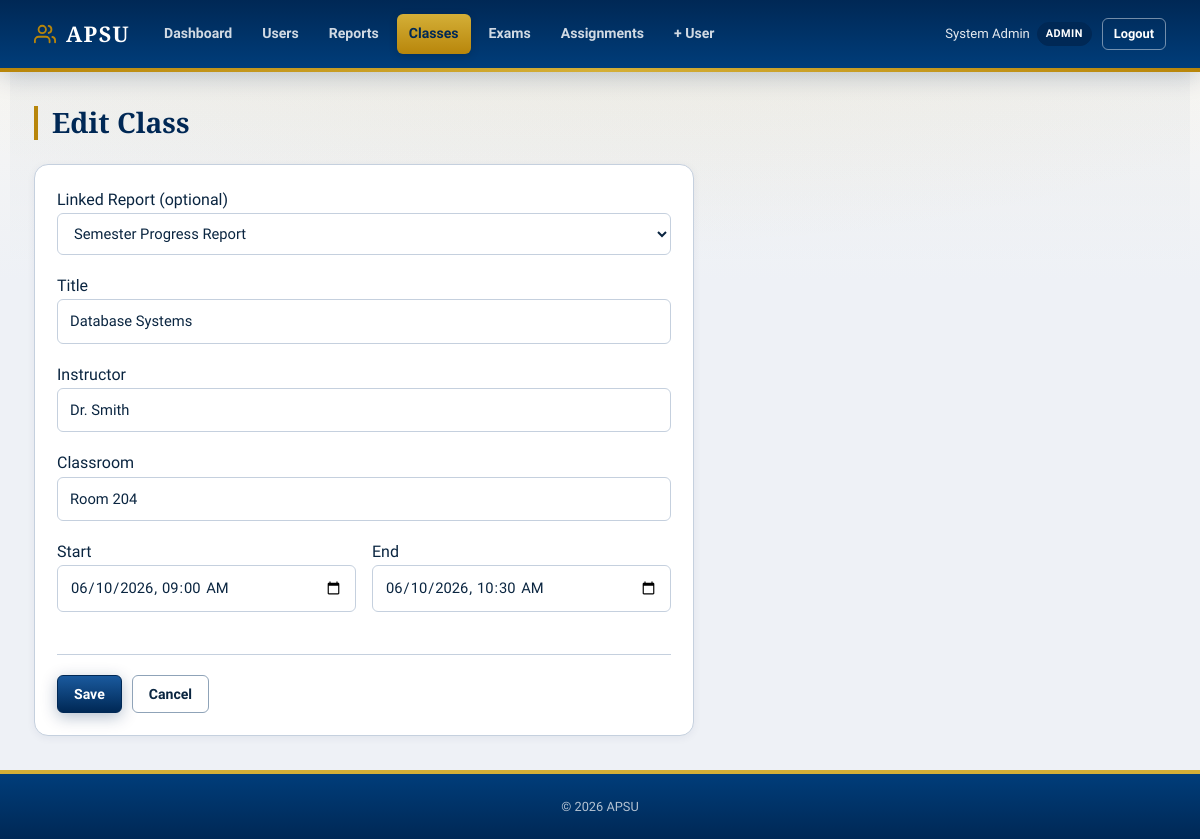
Page /classes/index.php?action=edit&id=1 (signed in) on the committed database.
### tables this page shows
CREATE TABLE scheduled_classes (
    id          INT AUTO_INCREMENT PRIMARY KEY,
    report_id   INT NULL,
    user_id     INT NOT NULL,
    title       VARCHAR(255) NOT NULL,
    instructor  VARCHAR(255) NOT NULL,
    classroom   VARCHAR(255) NOT NULL,
    start_time  DATETIME NOT NULL,
    end_time    DATETIME NOT NULL,
    created_at  TIMESTAMP NOT NULL DEFAULT CURRENT_TIMESTAMP,
    FOREIGN KEY (report_id) REFERENCES reports(id) ON DELETE SET NULL,
    FOREIGN KEY (user_id) REFERENCES users(id) ON DELETE CASCADE
);

CREATE TABLE reports (
    id          INT AUTO_INCREMENT PRIMARY KEY,
    user_id     INT NOT NULL,
    title       VARCHAR(255) NOT NULL,
    subject     VARCHAR(255) NOT NULL,
    priority    ENUM('Low', 'Medium', 'High') NOT NULL DEFAULT 'Medium',
    assign_date DATE NOT NULL,
    due_date    DATE NOT NULL,
    status      ENUM('Pending', 'In Progress', 'Completed') NOT NULL DEFAULT 'Pending',
    created_at  TIMESTAMP NOT NULL DEFAULT CURRENT_TIMESTAMP,
    FOREIGN KEY (user_id) REFERENCES users(id) ON DELETE CASCADE
);

### classes/model/ScheduledClass.php (called while the page is built, shortened)
<?php
class ScheduledClass
{
    private PDO $pdo;
    public function __construct(PDO $pdo)
    {
        $this->pdo = $pdo;
    }
    public function getById(int $id): ?array
    {
        $stmt = $this->pdo->prepare('SELECT * FROM scheduled_classes WHERE id = ?');
        $stmt->execute([$id]);
        return $stmt->fetch() ?: null;
    }
    public function reportOptions(): array
    {
        return $this->pdo->query('SELECT id, title FROM reports ORDER BY title')->fetchAll();
    }
}

### classes/views/form.php (the view)
<?php
require __DIR__ . '/../../includes/header.php'; ?>
<div class="page-header"><h1 class="page-title"><?= htmlspecialchars($pageTitle) ?></h1></div>
<div class="card form-card"><div class="card-body">
<form method="POST">
<div class="form-group"><label>Linked Report (optional)</label>
<select name="report_id" class="form-control"><option value="">— None —</option>
<?php foreach ($reports as $r): ?><option value="<?= (int)$r['id'] ?>" <?= (int)($row['report_id'] ?? 0) === (int)$r['id'] ? 'selected' : '' ?>><?= htmlspecialchars($r['title']) ?></option><?php endforeach; ?>
</select></div>
<div class="form-group"><label>Title</label><input name="title" class="form-control" required value="<?= htmlspecialchars($row['title'] ?? '') ?>"></div>
<div class="form-group"><label>Instructor</label><input name="instructor" class="form-control" required value="<?= htmlspecialchars($row['instructor'] ?? '') ?>"></div>
<div class="form-group"><label>Classroom</label><input name="classroom" class="form-control" required value="<?= htmlspecialchars($row['classroom'] ?? '') ?>"></div>
<div class="form-row">
<div class="form-group"><label>Start</label><input type="datetime-local" name="start_time" class="form-control" required value="<?= isset($row['start_time']) ? date('Y-m-d\TH:i', strtotime($row['start_time'])) : '' ?>"></div>
<div class="form-group"><label>End</label><input type="datetime-local" name="end_time" class="form-control" required value="<?= isset($row['end_time']) ? date('Y-m-d\TH:i', strtotime($row['end_time'])) : '' ?>"></div>
</div>
<div class="form-actions"><button class="btn btn-primary">Save</button><a href="index.php" class="btn btn-outline">Cancel</a></div>
</form>
</div></div>
<?php require __DIR__ . '/../../includes/footer.php'; ?>

### assets/css/style.css (style rules this page uses)
*, *::before, *::after { box-sizing: border-box; margin: 0; padding: 0; }
:root { --color-navy: #002855; --color-navy-mid: #003d7a; --color-navy-light: #1a5a9e; --color-gold: #b8860b; --color-gold-bright: #d4af37; --color-gold-light: #f5ecd4; --color-cream: #faf8f3; --color-maroon: #6b1f2a; --color-bg: #eef1f6; --color-surface: #ffffff; --color-soft: #e4eaf2; --color-border: #c5d0de; --color-border-dark: #8fa3b8; --color-text: #0a2540; --color-text-muted: #3d5266; --color-text-light: #5c7083; --color-primary: #002855; --color-primary-h: #001d3d; --color-primary-lt: #e8eef6; --color-success: #166534; --color-success-lt: #dcfce7; --color-warning: #92400e; --color-warning-lt: #fef3c7; --color-danger: #991b1b; --color-danger-lt: #fee2e2; --color-info: #1e40af; --color-info-lt: #dbeafe; --radius-sm: 6px; --radius: 10px; --radius-lg: 14px; --shadow-sm: 0 2px 8px rgba(0, 40, 85, .06); --shadow: 0 12px 32px rgba(0, 40, 85, .1); --shadow-lg: 0 24px 56px rgba(0, 40, 85, .14); --font-serif: "Crimson Pro", "Georgia", "Times New Roman", serif; --font-sans: "Source Sans 3", "Segoe UI", system-ui, sans-serif; --font-mono: "Cascadia Code", monospace; --header-h: 72px; --transition: 0.2s cubic-bezier(0.4, 0, 0.2, 1); }
html { font-size: 16px; scroll-behavior: smooth; }
body { min-height: 100vh; display: flex; flex-direction: column; font-family: var(--font-sans); font-weight: 400; color: var(--color-text); background-color: var(--color-bg); background-image: radial-gradient(ellipse 80% 50% at 50% -20%, rgba(212, 175, 55, .12), transparent), linear-gradient(180deg, var(--color-cream) 0%, var(--color-bg) 280px); line-height: 1.65; -webkit-font-smoothing: antialiased; }
a { color: var(--color-primary); text-decoration: none; }
.form-group { margin-bottom: 18px; }
.form-control { width: 100%; min-height: 42px; padding: 9px 12px; border: 1.5px solid var(--color-border); border-radius: var(--radius-sm); outline: none; background: var(--color-surface); color: var(--color-text); font: inherit; font-size: .92rem; transition: border-color .15s, box-shadow .15s, background .15s; }
select.form-control { cursor: pointer; }
.form-row { display: grid; grid-template-columns: 1fr 1fr; gap: 16px; }
.btn { min-height: 38px; display: inline-flex; align-items: center; justify-content: center; gap: 7px; padding: 9px 16px; border: 1.5px solid transparent; border-radius: var(--radius-sm); font: inherit; font-size: .88rem; font-weight: 800; line-height: 1; white-space: nowrap; cursor: pointer; text-decoration: none; transition: transform .15s, box-shadow .15s, background .15s, border-color .15s, color .15s; }
.btn-primary { border-color: var(--color-navy); background: linear-gradient(180deg, var(--color-navy-light) 0%, var(--color-navy) 100%); color: #fff; box-shadow: 0 4px 16px rgba(0, 40, 85, .3); }
.btn-outline { border-color: var(--color-border-dark); background: rgba(255, 255, 255, .76); color: var(--color-text); }
.card { border: 1px solid var(--color-border); border-radius: var(--radius-lg); background: var(--color-surface); box-shadow: var(--shadow-sm); overflow: hidden; transition: box-shadow var(--transition); }
.card-body { padding: 22px; }
.page-header { display: flex; align-items: center; justify-content: space-between; gap: 14px; flex-wrap: wrap; margin-bottom: 24px; }
.page-title { color: var(--color-navy); font-family: var(--font-serif); font-size: 1.75rem; font-weight: 700; line-height: 1.2; border-left: 4px solid var(--color-gold); padding-left: 14px; }
.form-card { max-width: 660px; }
.form-actions { display: flex; align-items: center; gap: 10px; flex-wrap: wrap; margin-top: 24px; padding-top: 20px; border-top: 1px solid var(--color-border); }

### rows in the picture
scheduled_classes: report_id "Semester Progress Report", title "Database Systems", instructor "Dr. Smith", classroom "Room 204", start_time "06/10/2026 09:00", end_time "06/10/2026 10:30"

### other values in the picture
$_SESSION['full_name'] "System Admin"
$role "ADMIN"
$pageTitle "Edit Class"
